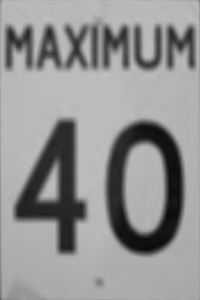
#> input picture speed_40.bmp, 200 x 300 px
$ python wtv.py --image speed_40.bmp
#> lines starting #> are read from the running program, lines starting #| are printed output that depends on the picture
# import the necessary packages
import numpy as np
import cv2
import argparse


def order_points(pts):
    # initialzie a list of coordinates that will be ordered
    # such that the first entry in the list is the top-left,
    # the second entry is the top-right, the third is the
    # bottom-right, and the fourth is the bottom-left
    rect = np.zeros((4, 2), dtype="float32")

    # the top-left point will have the smallest sum, whereas
    # the bottom-right point will have the largest sum
    s = pts.sum(axis=1)
    rect[0] = pts[np.argmin(s)]
    rect[2] = pts[np.argmax(s)]

    # now, compute the difference between the points, the
    # top-right point will have the smallest difference,
    # whereas the bottom-left will have the largest difference
    diff = np.diff(pts, axis=1)
    rect[1] = pts[np.argmin(diff)]
    rect[3] = pts[np.argmax(diff)]

    # return the ordered coordinates
   # print (rect)
    return rect


def four_point_transform(image, pts):
    # obtain a consistent order of the points and unpack them
    # individually
    rect = order_points(pts)
    (tl, tr, br, bl) = rect

    # compute the width of the new image, which will be the
    # maximum distance between bottom-right and bottom-left
    # x-coordiates or the top-right and top-left x-coordinates
    widthA = np.sqrt(((br[0] - bl[0]) ** 2) + ((br[1] - bl[1]) ** 2))
    widthB = np.sqrt(((tr[0] - tl[0]) ** 2) + ((tr[1] - tl[1]) ** 2))
    maxWidth = max(int(widthA), int(widthB))

    # compute the height of the new image, which will be the
    # maximum distance between the top-right and bottom-right
    # y-coordinates or the top-left and bottom-left y-coordinates
    heightA = np.sqrt(((tr[0] - br[0]) ** 2) + ((tr[1] - br[1]) ** 2))
    heightB = np.sqrt(((tl[0] - bl[0]) ** 2) + ((tl[1] - bl[1]) ** 2))
    maxHeight = max(int(heightA), int(heightB))

    maxHeight = 100
    maxWidth = 100
    # now that we have the dimensions of the new image, construct
    # the set of destination points to obtain a "birds eye view",
    # (i.e. top-down view) of the image, again specifying points
    # in the top-left, top-right, bottom-right, and bottom-left
    # order
    dst = np.array([
        [0, 0],
        [maxWidth - 1, 0],
        [maxWidth - 1, maxHeight - 1],
        [0, maxHeight - 1]], dtype="float32")

    # compute the perspective transform matrix and then apply it
    M = cv2.getPerspectiveTransform(rect, dst)
    warped = cv2.warpPerspective(image, M, (maxWidth, maxHeight))

    # return the warped image
    return warped


# construct the argument parse and parse the arguments
ap = argparse.ArgumentParser()
ap.add_argument("-i", "--image", help="path to the image file")
ap.add_argument("-c", "--coords",
                help="comma seperated list of source points")
args = vars(ap.parse_args())

# load the image and grab the source coordinates (i.e. the list of
# of (x, y) points)
# NOTE: using the 'eval' function is bad form, but for this example
# let's just roll with it -- in future posts I'll show you how to
# automatically determine the coordinates without pre-supplying them
image = cv2.imread("speed_40.bmp")
#> image is the input picture: shape (300, 200, 3); min 10, max 194, mean 146.9
pts = np.array([(0, 0), (200, 0), (200, 300), (0, 300)], dtype = "float32")

#pts = np.array([(356, 117), (73, 239), (475, 265), (187, 443)], dtype = "float32")

# apply the four point tranform to obtain a "birds eye view" of
# the image
warped = four_point_transform(image, pts)
#> in four_point_transform, `warped = cv2.warpPerspective(image, M, (maxWidth, maxHeight))`:
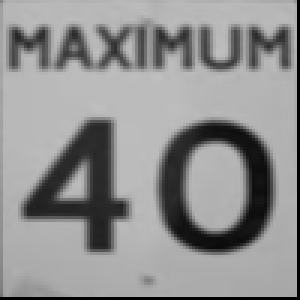
#> warped: shape (100, 100, 3) (shown 3 times larger); min 0, max 191, mean 144

sign = cv2.imread("speedsign3.jpg")
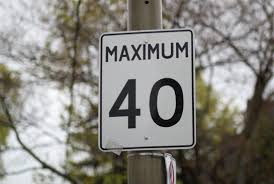
#> input picture speedsign3.jpg, 274 x 184 px
#> sign is the input picture: shape (184, 274, 3); mean B, G, R 127.4, 133.2, 135.3
result = cv2.matchTemplate(warped,sign , cv2.TM_CCOEFF_NORMED)
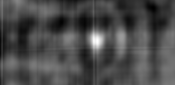
#> result: shape (85, 175) float32; min -0.188, max 0.478, mean 0.00687; drawn with min black and max white

print (result)
#> (printed output is left out)

# show the original and warped images
cv2.imshow("Original", image)
cv2.imshow("Warped", warped)
cv2.imshow("Sign", sign)
cv2.waitKey(0)
